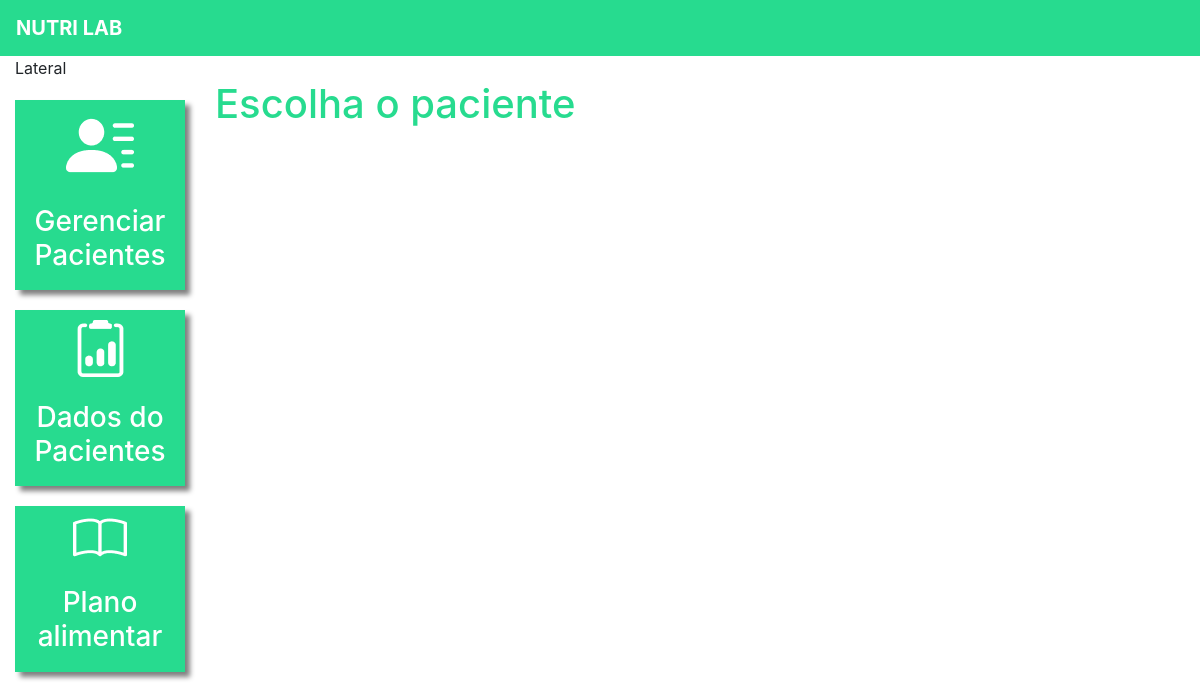
Before: /patient_data/ (signed in) with the older database file.
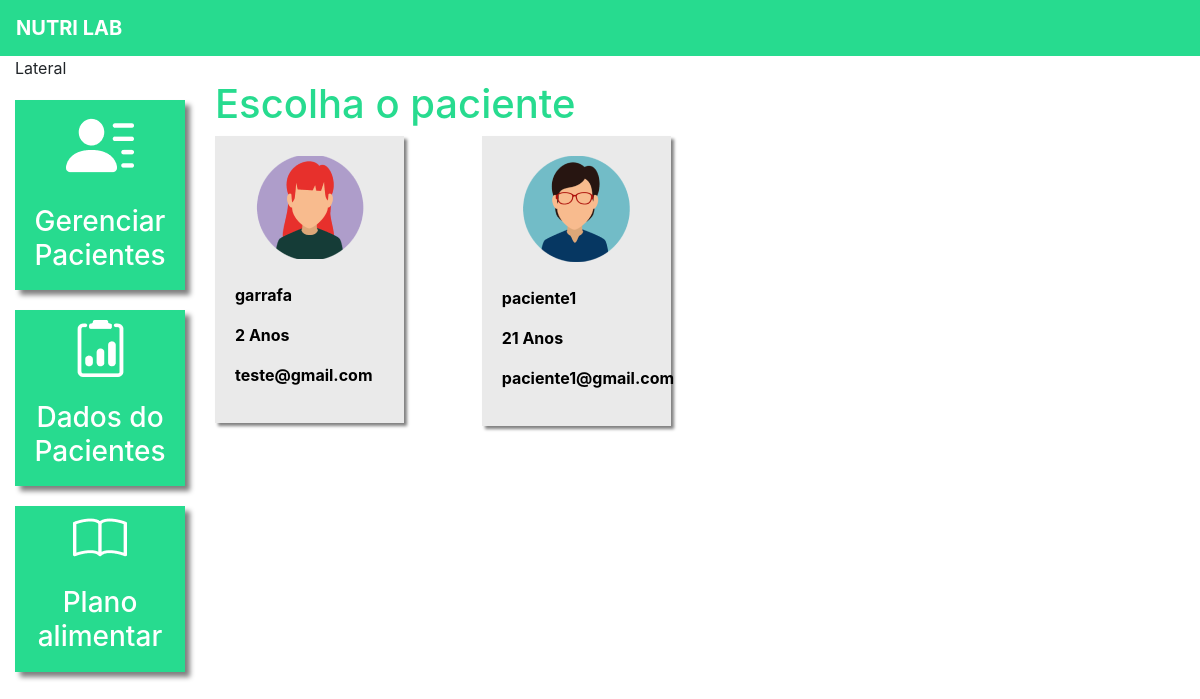
After: the same page with the newer database file.
### main/models.py (models this page shows, shortened)
class Pacientes(models.Model):
    choices_sexo = (('F', 'Feminino'),
                    ('M', 'Maculino'))
    nome = models.CharField(max_length=50)
    sexo = models.CharField(max_length=1, choices=choices_sexo)
    idade = models.IntegerField()
    email = models.EmailField()
    telefone = models.CharField(max_length=19)
    nutri = models.ForeignKey(User, on_delete=models.CASCADE)

### main/views.py (the view)
# urls.py: path('patient_data/', views.patient_data, name="patient_data"),
@login_required(login_url='/auth/login/')
def patient_data(request):
    if request.method == "GET":
        pacientes = Pacientes.objects.filter(nutri=request.user)
        return render(request, 'patient_data.html', {'pacientes': pacientes})

### main/templates/patient_data.html (shortened to what this page needs)
{% extends 'base_main.html' %}
{% load static %}
{% block 'main' %}
    <br>
		<h1 class="titulo">Escolha o paciente</h1>
    <div  class="row">
        {% for paciente in pacientes%}
            <div class="col-md-4">
                <a href="#" class="link-hover">
                    <div class="card-paciente">
                        <div class="foto-perfil">
                            {% if paciente.sexo == "M"%}
                                <img src="{% static 'main/img/perfil2.png' %}">
                            {% else %}
                                <img src="{% static 'main/img/perfil1.png' %}">
                            {% endif %}
                        </div>
                        <br>
                        <p class="dados">{{paciente.nome}}</p>
                        <p class="dados">{{paciente.idade}} Anos</p>
                        <p class="dados">{{paciente.email}}</p>
                    </div>
                </a>
            </div>
        {% endfor %}
    </div>
{% endblock%}

### templates/base_main.html
{% extends 'base.html' %}
{% load static %}
{% block 'head' %}
<link rel="stylesheet" href="{% static 'main/css/main.css' %}">
{% endblock %}
{% block 'body' %}
    <div class="container-fluid">
        <div class="row">
            <div class="col-md-2">
                Lateral
                <a href="{% url 'patient' %}" class="link-lateral">
                <div class="card-lateral">
                    <img src="{% static 'main/img/paciente.png' %}">
                    <br>
                    <br>
                    <h3>Gerenciar Pacientes</h3>
                </div>
                </a>
                <a href="{% url 'patient_data' %}" class="link-lateral">
                <div class="card-lateral">
                    <img src="{% static 'main/img/dados_paciente.png' %}">
                    <br>
                    <br>
                    <h3>Dados do Pacientes</h3>
                </div>
                </a>
                <a href="#" class="link-lateral">
                <div class="card-lateral">
                    <img src="{% static 'main/img/plano_alimentar.png' %}">
                    <br>
                    <br>
                    <h3>Plano alimentar</h3>
                </div>
                </a>
            </div>
            <div class="col-md-8">
                {% block 'main' %}
                {% endblock %}
            </div>
        </div>
    </div>
{% endblock%}

### templates/base.html (shortened to what this page needs)
{% load static %}
<!doctype html>
<html lang="pt-BR">
<head>
{% block 'head' %}{% endblock %}
<link rel="stylesheet" href="https://cdn.jsdelivr.net/npm/bootstrap@4.6.1/dist/css/bootstrap.min.css">
</head>
<body>
{% if user.is_authenticated %}
      <nav style="background-color: #27DB8F;" class="navbar navbar-expand-lg navbar-dark">
        <a style="font-weight: bold" class="navbar-brand" href="#">NUTRI LAB</a>
      </nav>
{% endif %}
{% block 'body' %}{% endblock %}
</body>
</html>

### templates/static/main/css/main.css (style rules this page uses)
.card-lateral { background-color: #27DB8F; margin-top: 20px; padding: 10px; color: white; font-weight: bold; text-decoration: none; text-align: center; box-shadow: 5px 5px 5px gray; }
.titulo { color: #27DB8F; }
.card-paciente { background-color: #EAEAEA; width: 80%; box-shadow: 3px 3px 3px gray; padding: 20px; color: black; }
.foto-perfil { text-align: center; }
.dados { font-weight: bold; }

Changed rows visible on the page:
added Pacientes: nome "garrafa", idade "2", email "teste@gmail.com"
added Pacientes: nome "paciente1", idade "21", email "paciente1@gmail.com"
